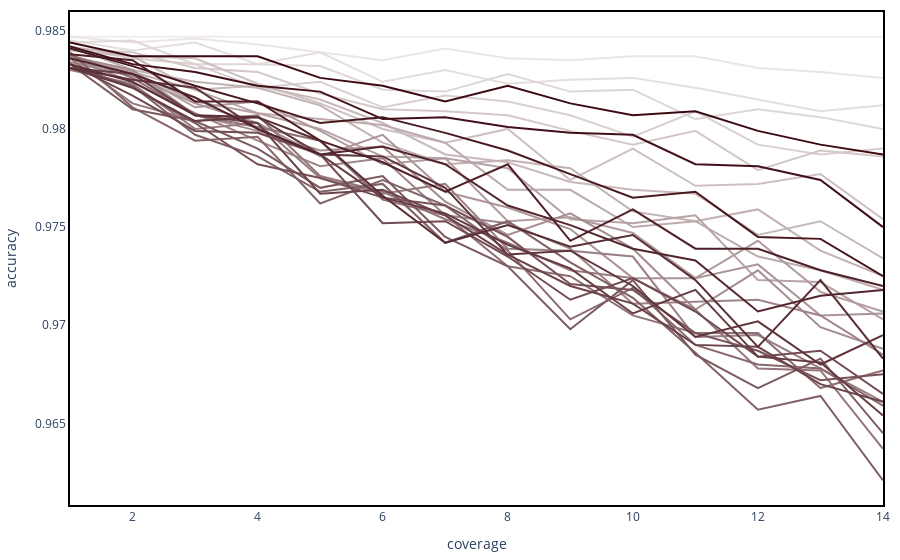

The notebook cell this image was saved under:
### Code cell
import pandas
import plotly
import plotly.subplots
import plotly.express

df = pandas.read_csv('../test_n_elements_LeNet5.csv')

# layers = ['c1', 'relu1', 's2', 'c3', 'relu3', 's4', 'c5', 'relu5', 'f6', 'relu6', 'f7', 'sig7']
# layers = ['conv0', 'act0',
#           'pool1',
#           'conv2', 'act2',
#           'pool3',
#           'conv4', 'act4',
#           'conv5', 'act5',
#           'pool6',
#           'conv7', 'act7',
#           'conv8', 'act8',
#           'pool9',
#           'conv10', 'act10',
#           'conv11', 'act11',
#           'pool12',
#           'classifier_dropout0', 'classifier_fc0', 'classifier_act0',
#           'classifier_dropout1', 'classifier_fc1', 'classifier_act1',
#           'classifier_fc2']
layer = 'c1'

#df[(df['layer'] == 'c1') & (df['coverage'] == 0.001)]

#fig = plotly.subplots.make_subplots(rows=1, cols=2)

#fig.add_scatter(x=df[(df['layer'] == 'c1') & (df['coverage'] == 0.001)]['n_bit_flips'], y=df[(df['layer'] == 'c1') & (df['coverage'] == 0.001)]['loss'], row=1, col=1)

#fig.add_scatter(x=df[(df['layer'] == 'c1') & (df['coverage'] == 0.002)]['n_bit_flips'], y=df[(df['layer'] == 'c1') & (df['coverage'] == 0.002)]['loss'], row=1, col=1)

#fig.add_scatter(x=df[(df['layer'] == 'c1') & (df['coverage'] == 0.001)]['n_bit_flips'], y=df[(df['layer'] == 'c1') & (df['coverage'] == 0.001)]['loss'], row=1, col=2)


colors = plotly.colors.n_colors(plotly.express.colors.sequential.amp[0], plotly.express.colors.sequential.amp[-1], len(set(df['n_bit_flips'])), colortype='rgb')
fig = plotly.express.line(df[df['layer'] == layer], color='n_bit_flips', x="coverage", y="accuracy", title='', template='plotly_white', color_discrete_sequence=colors)
#colors = plotly.colors.n_colors(plotly.express.colors.sequential.amp[0], plotly.express.colors.sequential.amp[-1], len(set(df['coverage'])), colortype='rgb')
#fig = plotly.express.line(df[df['layer'] == layer], color='coverage', x="n_bit_flips", y="accuracy", title='', template='plotly_white', color_discrete_sequence=colors)
fig.update_layout(xaxis=dict(showgrid=False, zeroline=False,showline=True, linewidth=2, linecolor='black', mirror=True), yaxis=dict(showgrid=False, zeroline=False,showline=True, linewidth=2, linecolor='black', mirror=True), margin={'l': 10, 'r': 10, 't': 10, 'b': 10})
fig.update_layout(showlegend=False)
fig.show()

### Figure 1 — Plotly figure (JSON) as saved in the notebook; plotly's stock layout.template omitted (floating-point values rounded to 4 significant figures)
{"data": [{"hovertemplate": "n_bit_flips=0<br>coverage=%{x}<br>accuracy=%{y}<extra></extra>", "legendgroup": "0", "line": {"color": "rgb(241.0, 236.0, 236.0)", "dash": "solid"}, "mode": "lines", "name": "0", "orientation": "v", "showlegend": true, "type": "scatter", "x": [1, 2, 3, 4, 5, 6, 7, 8, 9, 10, 11, 12, 13, 14], "xaxis": "x", "y": [0.9847, 0.9847, 0.9847, 0.9847, 0.9847, 0.9847, 0.9847, 0.9847, 0.9847, 0.9847, 0.9847, 0.9847, 0.9847, 0.9847], "yaxis": "y"}, {"hovertemplate": "n_bit_flips=1<br>coverage=%{x}<br>accuracy=%{y}<extra></extra>", "legendgroup": "1", "line": {"color": "rgb(235.16129032258064, 228.67741935483872, 228.93548387096774)", "dash": "solid"}, "mode": "lines", "name": "1", "orientation": "v", "showlegend": true, "type": "scatter", "x": [1, 2, 3, 4, 5, 6, 7, 8, 9, 10, 11, 12, 13, 14], "xaxis": "x", "y": [0.9847, 0.9844, 0.9846, 0.9843, 0.9839, 0.9835, 0.9841, 0.9836, 0.9835, 0.9837, 0.9837, 0.9831, 0.9829, 0.9826], "yaxis": "y"}, {"hovertemplate": "n_bit_flips=2<br>coverage=%{x}<br>accuracy=%{y}<extra></extra>", "legendgroup": "2", "line": {"color": "rgb(229.32258064516128, 221.3548387096774, 221.8709677419355)", "dash": "solid"}, "mode": "lines", "name": "2", "orientation": "v", "showlegend": true, "type": "scatter", "x": [1, 2, 3, 4, 5, 6, 7, 8, 9, 10, 11, 12, 13, 14], "xaxis": "x", "y": [0.9845, 0.984, 0.9844, 0.9833, 0.9839, 0.9824, 0.983, 0.9823, 0.9825, 0.9826, 0.9821, 0.9815, 0.9809, 0.9812], "yaxis": "y"}, {"hovertemplate": "n_bit_flips=3<br>coverage=%{x}<br>accuracy=%{y}<extra></extra>", "legendgroup": "3", "line": {"color": "rgb(223.48387096774195, 214.03225806451613, 214.80645161290323)", "dash": "solid"}, "mode": "lines", "name": "3", "orientation": "v", "showlegend": true, "type": "scatter", "x": [1, 2, 3, 4, 5, 6, 7, 8, 9, 10, 11, 12, 13, 14], "xaxis": "x", "y": [0.9844, 0.9845, 0.9833, 0.9833, 0.9832, 0.982, 0.9819, 0.9828, 0.9819, 0.982, 0.9805, 0.981, 0.9806, 0.98], "yaxis": "y"}, {"hovertemplate": "n_bit_flips=4<br>coverage=%{x}<br>accuracy=%{y}<extra></extra>", "legendgroup": "4", "line": {"color": "rgb(217.6451612903226, 206.70967741935485, 207.74193548387098)", "dash": "solid"}, "mode": "lines", "name": "4", "orientation": "v", "showlegend": true, "type": "scatter", "x": [1, 2, 3, 4, 5, 6, 7, 8, 9, 10, 11, 12, 13, 14], "xaxis": "x", "y": [0.9841, 0.9836, 0.9833, 0.9821, 0.9824, 0.9811, 0.9817, 0.9814, 0.9807, 0.9796, 0.9809, 0.9792, 0.9787, 0.979], "yaxis": "y"}, {"hovertemplate": "n_bit_flips=5<br>coverage=%{x}<br>accuracy=%{y}<extra></extra>", "legendgroup": "5", "line": {"color": "rgb(211.80645161290323, 199.38709677419354, 200.67741935483872)", "dash": "solid"}, "mode": "lines", "name": "5", "orientation": "v", "showlegend": true, "type": "scatter", "x": [1, 2, 3, 4, 5, 6, 7, 8, 9, 10, 11, 12, 13, 14], "xaxis": "x", "y": [0.9841, 0.9839, 0.9831, 0.9829, 0.9818, 0.981, 0.9809, 0.9807, 0.9799, 0.9792, 0.9799, 0.9779, 0.9789, 0.9786], "yaxis": "y"}, {"hovertemplate": "n_bit_flips=6<br>coverage=%{x}<br>accuracy=%{y}<extra></extra>", "legendgroup": "6", "line": {"color": "rgb(205.96774193548387, 192.06451612903226, 193.61290322580646)", "dash": "solid"}, "mode": "lines", "name": "6", "orientation": "v", "showlegend": true, "type": "scatter", "x": [1, 2, 3, 4, 5, 6, 7, 8, 9, 10, 11, 12, 13, 14], "xaxis": "x", "y": [0.984, 0.9837, 0.9836, 0.9823, 0.9813, 0.98, 0.9793, 0.98, 0.9774, 0.979, 0.9771, 0.9772, 0.9777, 0.9754], "yaxis": "y"}, {"hovertemplate": "n_bit_flips=7<br>coverage=%{x}<br>accuracy=%{y}<extra></extra>", "legendgroup": "7", "line": {"color": "rgb(200.1290322580645, 184.74193548387098, 186.5483870967742)", "dash": "solid"}, "mode": "lines", "name": "7", "orientation": "v", "showlegend": true, "type": "scatter", "x": [1, 2, 3, 4, 5, 6, 7, 8, 9, 10, 11, 12, 13, 14], "xaxis": "x", "y": [0.9842, 0.9837, 0.982, 0.9822, 0.9815, 0.9803, 0.9787, 0.9783, 0.9773, 0.9769, 0.9767, 0.9746, 0.9753, 0.9734], "yaxis": "y"}, {"hovertemplate": "n_bit_flips=8<br>coverage=%{x}<br>accuracy=%{y}<extra></extra>", "legendgroup": "8", "line": {"color": "rgb(194.29032258064515, 177.4193548387097, 179.48387096774195)", "dash": "solid"}, "mode": "lines", "name": "8", "orientation": "v", "showlegend": true, "type": "scatter", "x": [1, 2, 3, 4, 5, 6, 7, 8, 9, 10, 11, 12, 13, 14], "xaxis": "x", "y": [0.9842, 0.983, 0.9824, 0.9821, 0.9812, 0.9793, 0.9782, 0.9784, 0.978, 0.9758, 0.9753, 0.9759, 0.9738, 0.9725], "yaxis": "y"}, {"hovertemplate": "n_bit_flips=9<br>coverage=%{x}<br>accuracy=%{y}<extra></extra>", "legendgroup": "9", "line": {"color": "rgb(188.4516129032258, 170.09677419354838, 172.4193548387097)", "dash": "solid"}, "mode": "lines", "name": "9", "orientation": "v", "showlegend": true, "type": "scatter", "x": [1, 2, 3, 4, 5, 6, 7, 8, 9, 10, 11, 12, 13, 14], "xaxis": "x", "y": [0.9836, 0.9829, 0.982, 0.9808, 0.9805, 0.9802, 0.9793, 0.9769, 0.9769, 0.975, 0.9753, 0.9735, 0.9728, 0.9718], "yaxis": "y"}, {"hovertemplate": "n_bit_flips=10<br>coverage=%{x}<br>accuracy=%{y}<extra></extra>", "legendgroup": "10", "line": {"color": "rgb(182.61290322580646, 162.7741935483871, 165.35483870967744)", "dash": "solid"}, "mode": "lines", "name": "10", "orientation": "v", "showlegend": true, "type": "scatter", "x": [1, 2, 3, 4, 5, 6, 7, 8, 9, 10, 11, 12, 13, 14], "xaxis": "x", "y": [0.9837, 0.9829, 0.9814, 0.9808, 0.98, 0.9786, 0.9785, 0.978, 0.9754, 0.9752, 0.9756, 0.9723, 0.9722, 0.9703], "yaxis": "y"}, {"hovertemplate": "n_bit_flips=11<br>coverage=%{x}<br>accuracy=%{y}<extra></extra>", "legendgroup": "11", "line": {"color": "rgb(176.77419354838707, 155.4516129032258, 158.29032258064518)", "dash": "solid"}, "mode": "lines", "name": "11", "orientation": "v", "showlegend": true, "type": "scatter", "x": [1, 2, 3, 4, 5, 6, 7, 8, 9, 10, 11, 12, 13, 14], "xaxis": "x", "y": [0.9834, 0.9829, 0.9811, 0.9814, 0.9799, 0.9782, 0.9785, 0.9753, 0.9755, 0.9747, 0.9724, 0.9743, 0.9717, 0.9707], "yaxis": "y"}, {"hovertemplate": "n_bit_flips=12<br>coverage=%{x}<br>accuracy=%{y}<extra></extra>", "legendgroup": "12", "line": {"color": "rgb(170.93548387096774, 148.1290322580645, 151.2258064516129)", "dash": "solid"}, "mode": "lines", "name": "12", "orientation": "v", "showlegend": true, "type": "scatter", "x": [1, 2, 3, 4, 5, 6, 7, 8, 9, 10, 11, 12, 13, 14], "xaxis": "x", "y": [0.9834, 0.9827, 0.9813, 0.9803, 0.9786, 0.9797, 0.9768, 0.976, 0.9749, 0.9724, 0.9724, 0.9731, 0.9705, 0.9706], "yaxis": "y"}, {"hovertemplate": "n_bit_flips=13<br>coverage=%{x}<br>accuracy=%{y}<extra></extra>", "legendgroup": "13", "line": {"color": "rgb(165.09677419354838, 140.80645161290323, 144.16129032258064)", "dash": "solid"}, "mode": "lines", "name": "13", "orientation": "v", "showlegend": true, "type": "scatter", "x": [1, 2, 3, 4, 5, 6, 7, 8, 9, 10, 11, 12, 13, 14], "xaxis": "x", "y": [0.9837, 0.983, 0.9807, 0.9799, 0.9789, 0.9791, 0.9763, 0.9746, 0.9757, 0.9739, 0.9708, 0.9728, 0.9699, 0.9688], "yaxis": "y"}, {"hovertemplate": "n_bit_flips=14<br>coverage=%{x}<br>accuracy=%{y}<extra></extra>", "legendgroup": "14", "line": {"color": "rgb(159.25806451612902, 133.48387096774195, 137.09677419354838)", "dash": "solid"}, "mode": "lines", "name": "14", "orientation": "v", "showlegend": true, "type": "scatter", "x": [1, 2, 3, 4, 5, 6, 7, 8, 9, 10, 11, 12, 13, 14], "xaxis": "x", "y": [0.9836, 0.9824, 0.9808, 0.9794, 0.9781, 0.9785, 0.9756, 0.9752, 0.9739, 0.9711, 0.9712, 0.9713, 0.9705, 0.9685], "yaxis": "y"}, {"hovertemplate": "n_bit_flips=15<br>coverage=%{x}<br>accuracy=%{y}<extra></extra>", "legendgroup": "15", "line": {"color": "rgb(153.4193548387097, 126.16129032258065, 130.03225806451613)", "dash": "solid"}, "mode": "lines", "name": "15", "orientation": "v", "showlegend": true, "type": "scatter", "x": [1, 2, 3, 4, 5, 6, 7, 8, 9, 10, 11, 12, 13, 14], "xaxis": "x", "y": [0.983, 0.9823, 0.98, 0.9803, 0.9775, 0.9767, 0.9772, 0.9739, 0.9738, 0.9735, 0.9694, 0.9695, 0.9678, 0.9661], "yaxis": "y"}, {"hovertemplate": "n_bit_flips=16<br>coverage=%{x}<br>accuracy=%{y}<extra></extra>", "legendgroup": "16", "line": {"color": "rgb(147.5806451612903, 118.83870967741936, 122.96774193548387)", "dash": "solid"}, "mode": "lines", "name": "16", "orientation": "v", "showlegend": true, "type": "scatter", "x": [1, 2, 3, 4, 5, 6, 7, 8, 9, 10, 11, 12, 13, 14], "xaxis": "x", "y": [0.9836, 0.9813, 0.9804, 0.9807, 0.9776, 0.9768, 0.9754, 0.9742, 0.9728, 0.9724, 0.9708, 0.9678, 0.9677, 0.9637], "yaxis": "y"}, {"hovertemplate": "n_bit_flips=17<br>coverage=%{x}<br>accuracy=%{y}<extra></extra>", "legendgroup": "17", "line": {"color": "rgb(141.74193548387098, 111.51612903225806, 115.90322580645162)", "dash": "solid"}, "mode": "lines", "name": "17", "orientation": "v", "showlegend": true, "type": "scatter", "x": [1, 2, 3, 4, 5, 6, 7, 8, 9, 10, 11, 12, 13, 14], "xaxis": "x", "y": [0.9838, 0.9826, 0.9807, 0.9801, 0.9794, 0.9764, 0.9756, 0.973, 0.9725, 0.9705, 0.9696, 0.9696, 0.9668, 0.9677], "yaxis": "y"}, {"hovertemplate": "n_bit_flips=18<br>coverage=%{x}<br>accuracy=%{y}<extra></extra>", "legendgroup": "18", "line": {"color": "rgb(135.90322580645162, 104.19354838709677, 108.83870967741936)", "dash": "solid"}, "mode": "lines", "name": "18", "orientation": "v", "showlegend": true, "type": "scatter", "x": [1, 2, 3, 4, 5, 6, 7, 8, 9, 10, 11, 12, 13, 14], "xaxis": "x", "y": [0.9839, 0.9811, 0.9794, 0.9796, 0.9762, 0.9774, 0.9761, 0.9738, 0.9703, 0.9719, 0.969, 0.968, 0.9678, 0.9659], "yaxis": "y"}, {"hovertemplate": "n_bit_flips=19<br>coverage=%{x}<br>accuracy=%{y}<extra></extra>", "legendgroup": "19", "line": {"color": "rgb(130.06451612903226, 96.87096774193549, 101.7741935483871)", "dash": "solid"}, "mode": "lines", "name": "19", "orientation": "v", "showlegend": true, "type": "scatter", "x": [1, 2, 3, 4, 5, 6, 7, 8, 9, 10, 11, 12, 13, 14], "xaxis": "x", "y": [0.9831, 0.9822, 0.9797, 0.9786, 0.9768, 0.9772, 0.9742, 0.9753, 0.9732, 0.9714, 0.9686, 0.9657, 0.9664, 0.9621], "yaxis": "y"}, {"hovertemplate": "n_bit_flips=20<br>coverage=%{x}<br>accuracy=%{y}<extra></extra>", "legendgroup": "20", "line": {"color": "rgb(124.2258064516129, 89.5483870967742, 94.70967741935485)", "dash": "solid"}, "mode": "lines", "name": "20", "orientation": "v", "showlegend": true, "type": "scatter", "x": [1, 2, 3, 4, 5, 6, 7, 8, 9, 10, 11, 12, 13, 14], "xaxis": "x", "y": [0.9833, 0.981, 0.9804, 0.979, 0.977, 0.9776, 0.9745, 0.973, 0.9698, 0.9723, 0.9685, 0.9668, 0.9683, 0.9645], "yaxis": "y"}, {"hovertemplate": "n_bit_flips=21<br>coverage=%{x}<br>accuracy=%{y}<extra></extra>", "legendgroup": "21", "line": {"color": "rgb(118.38709677419355, 82.2258064516129, 87.64516129032259)", "dash": "solid"}, "mode": "lines", "name": "21", "orientation": "v", "showlegend": true, "type": "scatter", "x": [1, 2, 3, 4, 5, 6, 7, 8, 9, 10, 11, 12, 13, 14], "xaxis": "x", "y": [0.9833, 0.9821, 0.9803, 0.9782, 0.9775, 0.9765, 0.9761, 0.9745, 0.9721, 0.9718, 0.9696, 0.9687, 0.9672, 0.9675], "yaxis": "y"}, {"hovertemplate": "n_bit_flips=22<br>coverage=%{x}<br>accuracy=%{y}<extra></extra>", "legendgroup": "22", "line": {"color": "rgb(112.54838709677418, 74.90322580645162, 80.58064516129033)", "dash": "solid"}, "mode": "lines", "name": "22", "orientation": "v", "showlegend": true, "type": "scatter", "x": [1, 2, 3, 4, 5, 6, 7, 8, 9, 10, 11, 12, 13, 14], "xaxis": "x", "y": [0.9833, 0.9817, 0.9799, 0.9798, 0.9787, 0.9752, 0.9753, 0.9735, 0.9713, 0.9724, 0.9707, 0.9684, 0.9687, 0.9665], "yaxis": "y"}, {"hovertemplate": "n_bit_flips=23<br>coverage=%{x}<br>accuracy=%{y}<extra></extra>", "legendgroup": "23", "line": {"color": "rgb(106.70967741935485, 67.58064516129033, 73.51612903225808)", "dash": "solid"}, "mode": "lines", "name": "23", "orientation": "v", "showlegend": true, "type": "scatter", "x": [1, 2, 3, 4, 5, 6, 7, 8, 9, 10, 11, 12, 13, 14], "xaxis": "x", "y": [0.9831, 0.9828, 0.9807, 0.9803, 0.9767, 0.9769, 0.9756, 0.9736, 0.972, 0.9711, 0.969, 0.9689, 0.967, 0.9661], "yaxis": "y"}, {"hovertemplate": "n_bit_flips=24<br>coverage=%{x}<br>accuracy=%{y}<extra></extra>", "legendgroup": "24", "line": {"color": "rgb(100.87096774193549, 60.258064516129025, 66.4516129032258)", "dash": "solid"}, "mode": "lines", "name": "24", "orientation": "v", "showlegend": true, "type": "scatter", "x": [1, 2, 3, 4, 5, 6, 7, 8, 9, 10, 11, 12, 13, 14], "xaxis": "x", "y": [0.9831, 0.9821, 0.9804, 0.9806, 0.9787, 0.9765, 0.9757, 0.9741, 0.9729, 0.9706, 0.9718, 0.9684, 0.9681, 0.9654], "yaxis": "y"}, {"hovertemplate": "n_bit_flips=25<br>coverage=%{x}<br>accuracy=%{y}<extra></extra>", "legendgroup": "25", "line": {"color": "rgb(95.03225806451613, 52.935483870967744, 59.38709677419354)", "dash": "solid"}, "mode": "lines", "name": "25", "orientation": "v", "showlegend": true, "type": "scatter", "x": [1, 2, 3, 4, 5, 6, 7, 8, 9, 10, 11, 12, 13, 14], "xaxis": "x", "y": [0.9831, 0.9825, 0.9821, 0.98, 0.9787, 0.9786, 0.977, 0.9736, 0.9738, 0.972, 0.9694, 0.9702, 0.968, 0.9695], "yaxis": "y"}, {"hovertemplate": "n_bit_flips=26<br>coverage=%{x}<br>accuracy=%{y}<extra></extra>", "legendgroup": "26", "line": {"color": "rgb(89.19354838709677, 45.61290322580646, 52.32258064516128)", "dash": "solid"}, "mode": "lines", "name": "26", "orientation": "v", "showlegend": true, "type": "scatter", "x": [1, 2, 3, 4, 5, 6, 7, 8, 9, 10, 11, 12, 13, 14], "xaxis": "x", "y": [0.9833, 0.9824, 0.9807, 0.9806, 0.9794, 0.9766, 0.9742, 0.9751, 0.974, 0.9746, 0.9723, 0.9689, 0.9723, 0.9683], "yaxis": "y"}, {"hovertemplate": "n_bit_flips=27<br>coverage=%{x}<br>accuracy=%{y}<extra></extra>", "legendgroup": "27", "line": {"color": "rgb(83.35483870967741, 38.29032258064518, 45.258064516129025)", "dash": "solid"}, "mode": "lines", "name": "27", "orientation": "v", "showlegend": true, "type": "scatter", "x": [1, 2, 3, 4, 5, 6, 7, 8, 9, 10, 11, 12, 13, 14], "xaxis": "x", "y": [0.9836, 0.9828, 0.9816, 0.98, 0.9787, 0.9791, 0.9782, 0.9761, 0.9751, 0.9739, 0.9733, 0.9707, 0.9715, 0.9718], "yaxis": "y"}, {"hovertemplate": "n_bit_flips=28<br>coverage=%{x}<br>accuracy=%{y}<extra></extra>", "legendgroup": "28", "line": {"color": "rgb(77.51612903225805, 30.967741935483872, 38.19354838709677)", "dash": "solid"}, "mode": "lines", "name": "28", "orientation": "v", "showlegend": true, "type": "scatter", "x": [1, 2, 3, 4, 5, 6, 7, 8, 9, 10, 11, 12, 13, 14], "xaxis": "x", "y": [0.9838, 0.9835, 0.9814, 0.9814, 0.9794, 0.9783, 0.9768, 0.9782, 0.9743, 0.9759, 0.9739, 0.9739, 0.9728, 0.972], "yaxis": "y"}, {"hovertemplate": "n_bit_flips=29<br>coverage=%{x}<br>accuracy=%{y}<extra></extra>", "legendgroup": "29", "line": {"color": "rgb(71.67741935483872, 23.64516129032259, 31.129032258064512)", "dash": "solid"}, "mode": "lines", "name": "29", "orientation": "v", "showlegend": true, "type": "scatter", "x": [1, 2, 3, 4, 5, 6, 7, 8, 9, 10, 11, 12, 13, 14], "xaxis": "x", "y": [0.9841, 0.9832, 0.9822, 0.9813, 0.9803, 0.9806, 0.9798, 0.9789, 0.9777, 0.9765, 0.9768, 0.9745, 0.9744, 0.9725], "yaxis": "y"}, {"hovertemplate": "n_bit_flips=30<br>coverage=%{x}<br>accuracy=%{y}<extra></extra>", "legendgroup": "30", "line": {"color": "rgb(65.83870967741936, 16.32258064516131, 24.064516129032256)", "dash": "solid"}, "mode": "lines", "name": "30", "orientation": "v", "showlegend": true, "type": "scatter", "x": [1, 2, 3, 4, 5, 6, 7, 8, 9, 10, 11, 12, 13, 14], "xaxis": "x", "y": [0.9842, 0.9833, 0.9829, 0.9822, 0.9819, 0.9805, 0.9806, 0.9801, 0.9798, 0.9797, 0.9782, 0.9781, 0.9774, 0.975], "yaxis": "y"}, {"hovertemplate": "n_bit_flips=31<br>coverage=%{x}<br>accuracy=%{y}<extra></extra>", "legendgroup": "31", "line": {"color": "rgb(60.0, 9.0, 17.0)", "dash": "solid"}, "mode": "lines", "name": "31", "orientation": "v", "showlegend": true, "type": "scatter", "x": [1, 2, 3, 4, 5, 6, 7, 8, 9, 10, 11, 12, 13, 14], "xaxis": "x", "y": [0.9844, 0.9837, 0.9837, 0.9837, 0.9826, 0.9822, 0.9814, 0.9822, 0.9813, 0.9807, 0.9809, 0.9799, 0.9792, 0.9787], "yaxis": "y"}], "layout": {"legend": {"title": {"text": "n_bit_flips"}, "tracegroupgap": 0}, "margin": {"b": 10, "l": 10, "r": 10, "t": 10}, "showlegend": false, "xaxis": {"anchor": "y", "domain": [0, 1], "linecolor": "black", "linewidth": 2, "mirror": true, "showgrid": false, "showline": true, "title": {"text": "coverage"}, "zeroline": false}, "yaxis": {"anchor": "x", "domain": [0, 1], "linecolor": "black", "linewidth": 2, "mirror": true, "showgrid": false, "showline": true, "title": {"text": "accuracy"}, "zeroline": false}}}
